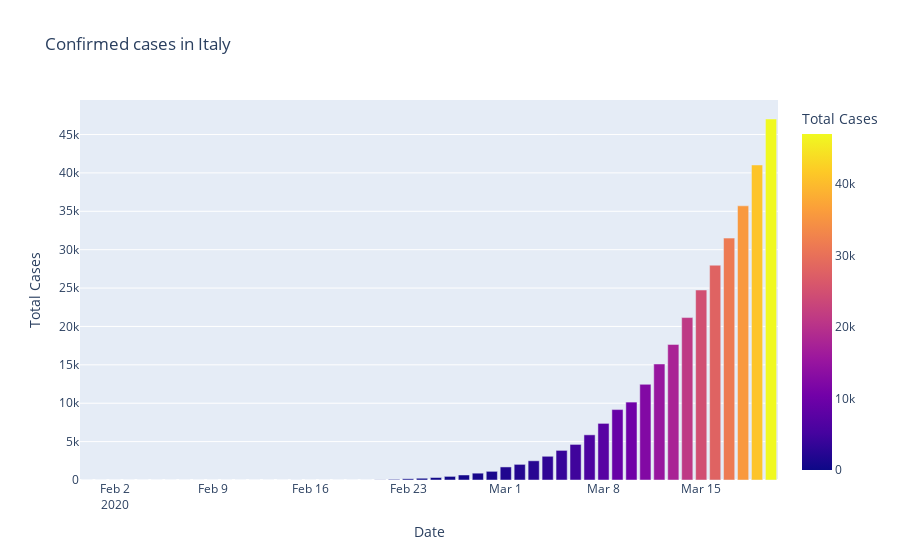
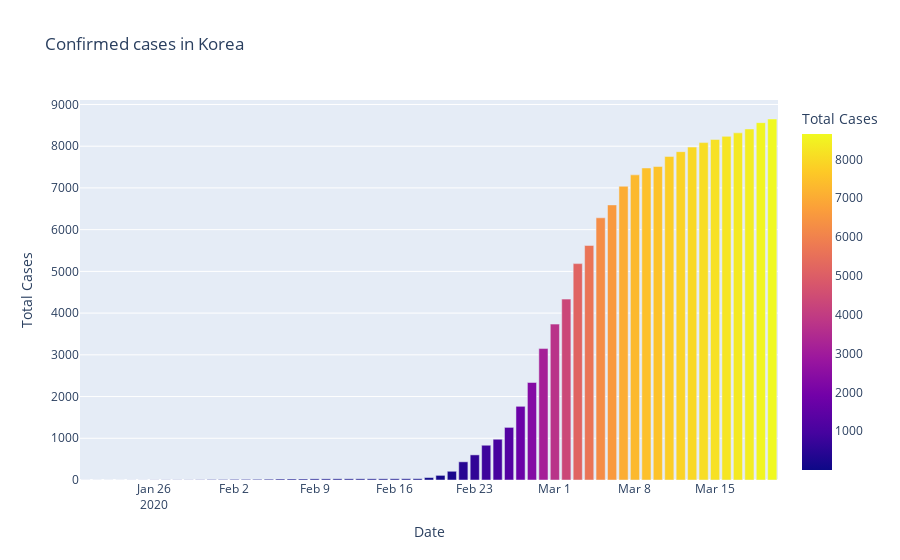
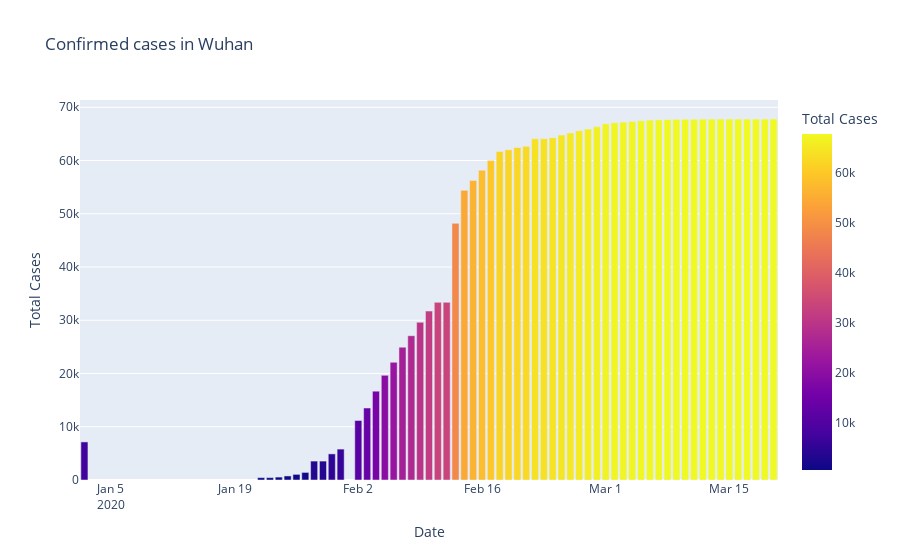

Notebook cell for these charts, in order:
### Code cell
fig = px.bar(dbd_Italy, x="Date", y="Total Cases",
             color="Total Cases",
             title="Confirmed cases in Italy")
fig.show()

fig = px.bar(dbd_korea, x="Date", y="Total Cases",
             color="Total Cases",
             title="Confirmed cases in Korea")
fig.show()

fig = px.bar(dbd_Wuhan, x="Date", y="Total Cases",
             color="Total Cases",
             title="Confirmed cases in Wuhan")
fig.show()
